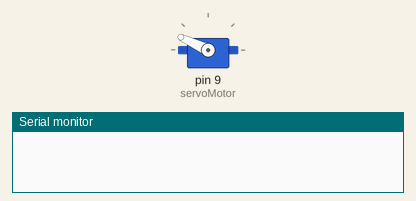
This sketch was run on a simulated Arduino Uno, built with avr-gcc and run on an emulated ATmega328P. Parts: servo, the last lines printed to the serial monitor. Random numbers use the default seed unless the sketch sets one.

Above: at 0.1 s.
At 7.1 s:
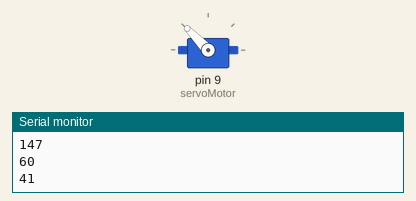
At 20.1 s:
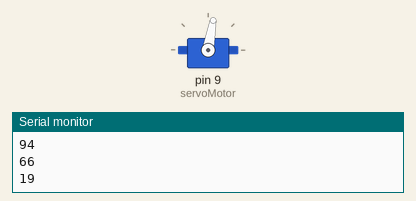
At 39.1 s:
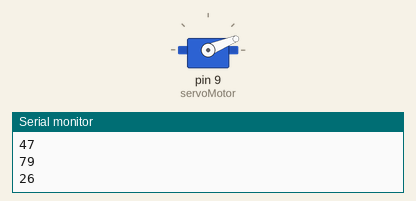
Timing chart, 0 to 40.0 s (numbered marks = the images above):
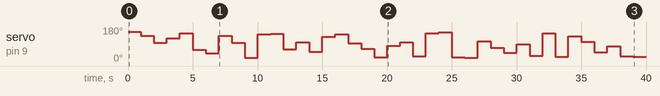

The sketch:

Ej1.ino
```cpp
#include <Servo.h>

//Declare variable to control servo motor
Servo servoMotor;
long randNumber;

void setup() {

  Serial.begin(9600);

  // Initialize servo to work on pin 9
  servoMotor.attach(9);
}

void loop() {

  randNumber = random(181);

  //We move the servo to position randNumber (0-180)
  servoMotor.write(randNumber);
  //Delay of 1 second
  delay(1000);
  Serial.println(randNumber);
}
```

Measured:
- by itself, servo on pin 9 (servoMotor): 155° → 133° at 1.0 s, → 96° 1.0 s later, → 121° 1.0 s later, → 147° 1.0 s later, … (39 changes in this stretch)
